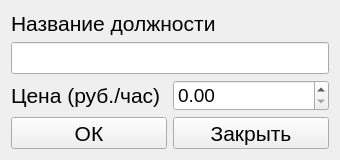
<?xml version="1.0" encoding="UTF-8"?>
<ui version="4.0">
 <class>Form</class>
 <widget class="QWidget" name="Form">
  <property name="geometry">
   <rect>
    <x>0</x>
    <y>0</y>
    <width>340</width>
    <height>160</height>
   </rect>
  </property>
  <property name="minimumSize">
   <size>
    <width>340</width>
    <height>160</height>
   </size>
  </property>
  <property name="maximumSize">
   <size>
    <width>340</width>
    <height>160</height>
   </size>
  </property>
  <property name="windowTitle">
   <string>Работник</string>
  </property>
  <layout class="QGridLayout" name="gridLayout">
   <item row="2" column="0">
    <widget class="QLabel" name="price_label">
     <property name="font">
      <font>
       <pointsize>16</pointsize>
      </font>
     </property>
     <property name="text">
      <string>Цена (руб./час)</string>
     </property>
    </widget>
   </item>
   <item row="2" column="1">
    <widget class="QDoubleSpinBox" name="price">
     <property name="font">
      <font>
       <pointsize>14</pointsize>
      </font>
     </property>
     <property name="maximum">
      <double>9999.989999999999782</double>
     </property>
    </widget>
   </item>
   <item row="1" column="0" colspan="2">
    <widget class="QLineEdit" name="title">
     <property name="font">
      <font>
       <pointsize>16</pointsize>
      </font>
     </property>
    </widget>
   </item>
   <item row="0" column="0" colspan="2">
    <widget class="QLabel" name="title_lebel">
     <property name="font">
      <font>
       <pointsize>16</pointsize>
      </font>
     </property>
     <property name="text">
      <string>Название должности</string>
     </property>
    </widget>
   </item>
   <item row="4" column="0" colspan="2">
    <layout class="QHBoxLayout" name="horizontalLayout">
     <item>
      <widget class="QPushButton" name="ok">
       <property name="font">
        <font>
         <pointsize>16</pointsize>
        </font>
       </property>
       <property name="text">
        <string>ОК</string>
       </property>
      </widget>
     </item>
     <item>
      <widget class="QPushButton" name="closing">
       <property name="font">
        <font>
         <pointsize>16</pointsize>
        </font>
       </property>
       <property name="text">
        <string>Закрыть</string>
       </property>
      </widget>
     </item>
    </layout>
   </item>
   <item row="3" column="0">
    <spacer name="verticalSpacer">
     <property name="orientation">
      <enum>Qt::Vertical</enum>
     </property>
     <property name="sizeHint" stdset="0">
      <size>
       <width>20</width>
       <height>40</height>
      </size>
     </property>
    </spacer>
   </item>
  </layout>
 </widget>
 <resources/>
 <connections/>
</ui>
